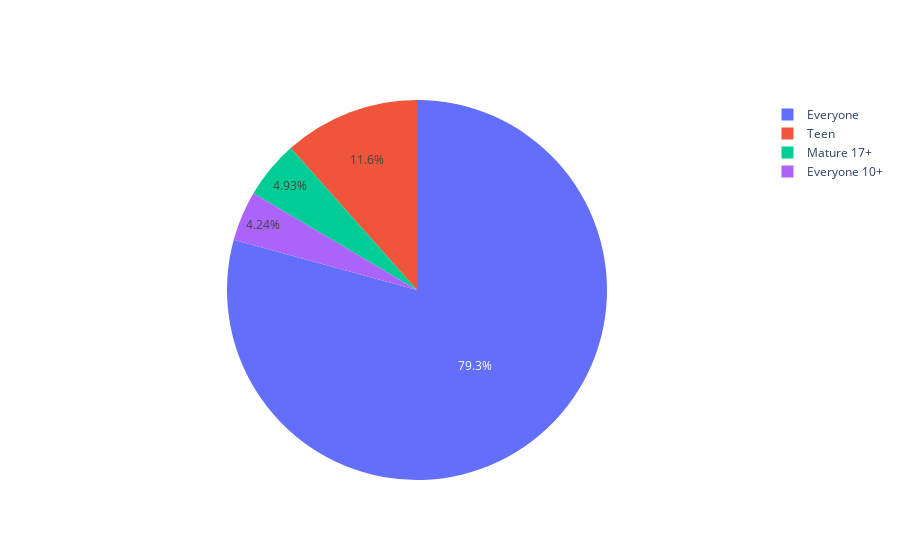

Notebook source saved alongside this figure:
### Code cell
# Pie Diagram
import plotly.graph_objects as go

fig = go.Figure(go.Pie(
    name = "",
    values = [7414,1083,461,397,],
    labels = ['Everyone','Teen','Mature 17+','Everyone 10+',],
))
fig.show()

### Figure 1 — Plotly figure (JSON) as saved in the notebook; plotly's stock layout.template omitted (floating-point values rounded to 4 significant figures)
{"data": [{"labels": ["Everyone", "Teen", "Mature 17+", "Everyone 10+"], "name": "", "type": "pie", "values": [7414, 1083, 461, 397]}], "layout": {}}
